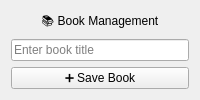
<?xml version="1.0" encoding="UTF-8"?>
<ui version="4.0">
 <class>BooksScreen</class>
 <widget class="QWidget" name="BooksScreen">
  <layout class="QVBoxLayout" name="verticalLayout">
   <item>
    <widget class="QLabel" name="label_heading">
     <property name="text">
      <string>📚 Book Management</string>
     </property>
     <property name="alignment">
      <set>Qt::AlignCenter</set>
     </property>
    </widget>
   </item>
   <item>
    <widget class="QLineEdit" name="titleInput">
     <property name="placeholderText">
      <string>Enter book title</string>
     </property>
    </widget>
   </item>
   <item>
    <widget class="QPushButton" name="saveButton">
     <property name="text">
      <string>➕ Save Book</string>
     </property>
    </widget>
   </item>
  </layout>
 </widget>
 <resources/>
 <connections/>
</ui>
